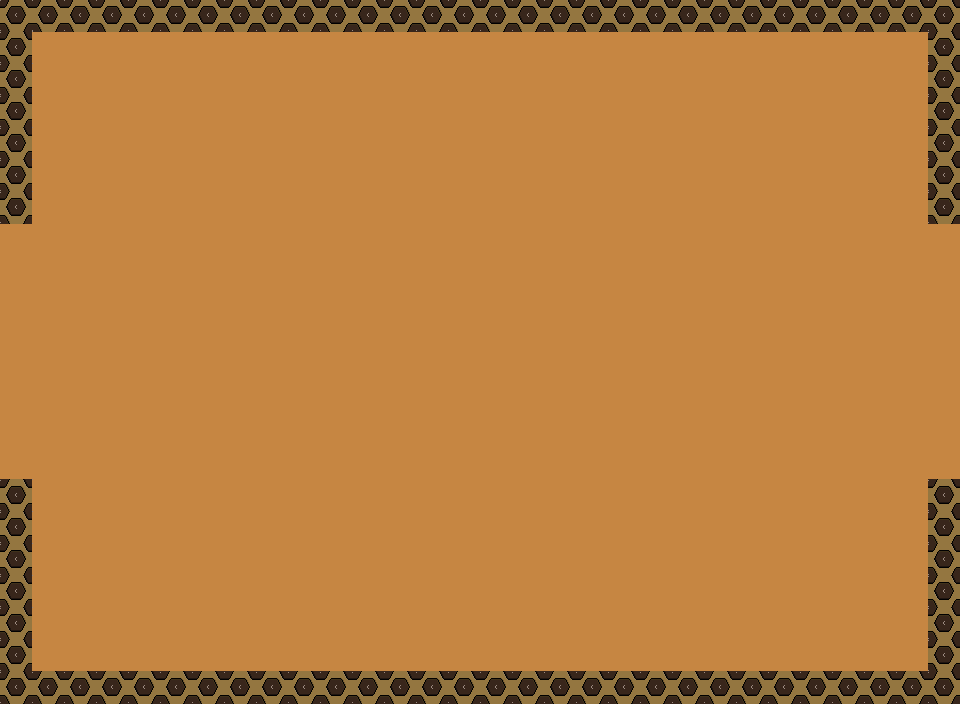

Rendered tile map (Tiled .tmx) drawn with the repository's tilesets; below, a short description and the full map source, tile grids included:
An orthogonal 30x22 tile map with 32x32 px tiles, 1 tile layer (blocos) and 1 object.

<map version="1.10" tiledversion="1.10.0" orientation="orthogonal" renderorder="right-down" width="30" height="22" tilewidth="32" tileheight="32" infinite="0" nextlayerid="7" nextobjectid="5">
 <editorsettings>
  <export target="mapa_1.tmj" format="json" />
 </editorsettings>
 <tileset firstgid="1" source="blocos.tsx" />
 <objectgroup id="5" name="waypoints">
  <object id="4" x="1.33333" y="353.333">
   <polyline points="0,0 352.893,-1.33333 732.122,-1.33333 958.603,-2.66667" />
  </object>
 </objectgroup>
 <layer id="6" name="blocos" width="30" height="22">
  <data encoding="csv">
10,10,10,10,10,10,10,10,10,10,10,10,10,10,10,10,10,10,10,10,10,10,10,10,10,10,10,10,10,10,
10,7,7,7,7,7,7,7,7,7,7,7,7,7,7,7,7,7,7,7,7,7,7,7,7,7,7,7,7,10,
10,7,7,7,7,7,7,7,7,7,7,7,7,7,7,7,7,7,7,7,7,7,7,7,7,7,7,7,7,10,
10,7,7,7,7,7,7,7,7,7,7,7,7,7,7,7,7,7,7,7,7,7,7,7,7,7,7,7,7,10,
10,7,7,7,7,7,7,7,7,7,7,7,7,7,7,7,7,7,7,7,7,7,7,7,7,7,7,7,7,10,
10,7,7,7,7,7,7,7,7,7,7,7,7,7,7,7,7,7,7,7,7,7,7,7,7,7,7,7,7,10,
10,7,7,7,7,7,7,7,7,7,7,7,7,7,7,7,7,7,7,7,7,7,7,7,7,7,7,7,7,10,
7,7,7,7,7,7,7,7,7,7,7,7,7,7,7,7,7,7,7,7,7,7,7,7,7,7,7,7,7,7,
7,7,7,7,7,7,7,7,7,7,7,7,7,7,7,7,7,7,7,7,7,7,7,7,7,7,7,7,7,7,
7,7,7,7,7,7,7,7,7,7,7,7,7,7,7,7,7,7,7,7,7,7,7,7,7,7,7,7,7,7,
7,7,7,7,7,7,7,7,7,7,7,7,7,7,7,7,7,7,7,7,7,7,7,7,7,7,7,7,7,7,
7,7,7,7,7,7,7,7,7,7,7,7,7,7,7,7,7,7,7,7,7,7,7,7,7,7,7,7,7,7,
7,7,7,7,7,7,7,7,7,7,7,7,7,7,7,7,7,7,7,7,7,7,7,7,7,7,7,7,7,7,
7,7,7,7,7,7,7,7,7,7,7,7,7,7,7,7,7,7,7,7,7,7,7,7,7,7,7,7,7,7,
7,7,7,7,7,7,7,7,7,7,7,7,7,7,7,7,7,7,7,7,7,7,7,7,7,7,7,7,7,7,
10,7,7,7,7,7,7,7,7,7,7,7,7,7,7,7,7,7,7,7,7,7,7,7,7,7,7,7,7,10,
10,7,7,7,7,7,7,7,7,7,7,7,7,7,7,7,7,7,7,7,7,7,7,7,7,7,7,7,7,10,
10,7,7,7,7,7,7,7,7,7,7,7,7,7,7,7,7,7,7,7,7,7,7,7,7,7,7,7,7,10,
10,7,7,7,7,7,7,7,7,7,7,7,7,7,7,7,7,7,7,7,7,7,7,7,7,7,7,7,7,10,
10,7,7,7,7,7,7,7,7,7,7,7,7,7,7,7,7,7,7,7,7,7,7,7,7,7,7,7,7,10,
10,7,7,7,7,7,7,7,7,7,7,7,7,7,7,7,7,7,7,7,7,7,7,7,7,7,7,7,7,10,
10,10,10,10,10,10,10,10,10,10,10,10,10,10,10,10,10,10,10,10,10,10,10,10,10,10,10,10,10,10
</data>
 </layer>
</map>